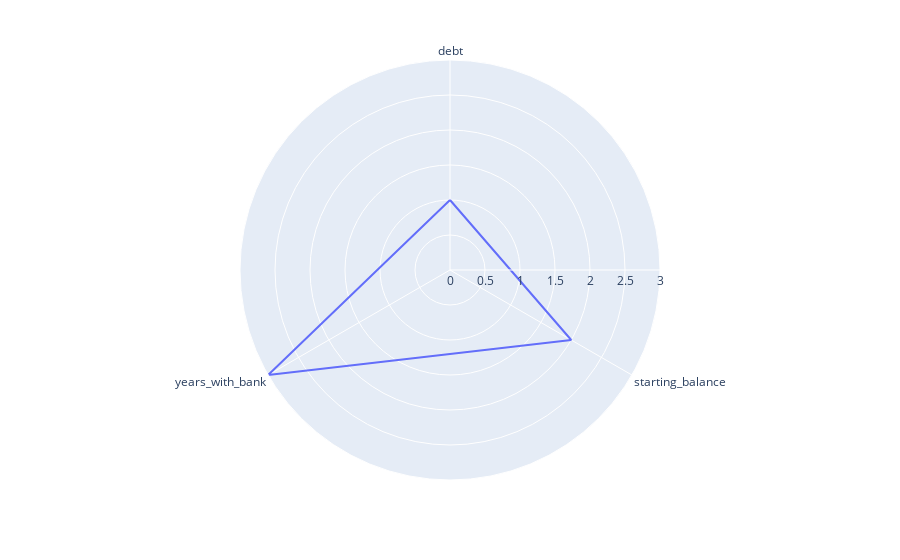

This figure's notebook cell:
### Code cell
import plotly.express as px
import pandas as pd
df = pd.DataFrame(dict(
    r=[1, 2, 3],
    theta=['debt', 'starting_balance', 'years_with_bank']))
fig = px.line_polar(df, r='r', theta='theta', line_close=True)
fig.show()

### Figure 1 — Plotly figure (JSON) as saved in the notebook; plotly's stock layout.template omitted (floating-point values rounded to 4 significant figures)
{"data": [{"hovertemplate": "r=%{r}<br>theta=%{theta}<extra></extra>", "legendgroup": "", "line": {"color": "#636efa", "dash": "solid"}, "marker": {"symbol": "circle"}, "mode": "lines", "name": "", "r": [1, 2, 3, 1], "showlegend": false, "subplot": "polar", "theta": ["debt", "starting_balance", "years_with_bank", "debt"], "type": "scatterpolar"}], "layout": {"autosize": true, "legend": {"tracegroupgap": 0}, "margin": {"t": 60}, "polar": {"angularaxis": {"direction": "clockwise", "rotation": 90, "type": "category"}, "domain": {"x": [0, 1], "y": [0, 1]}, "radialaxis": {"autorange": true, "range": [0, 3], "type": "linear"}}}}
